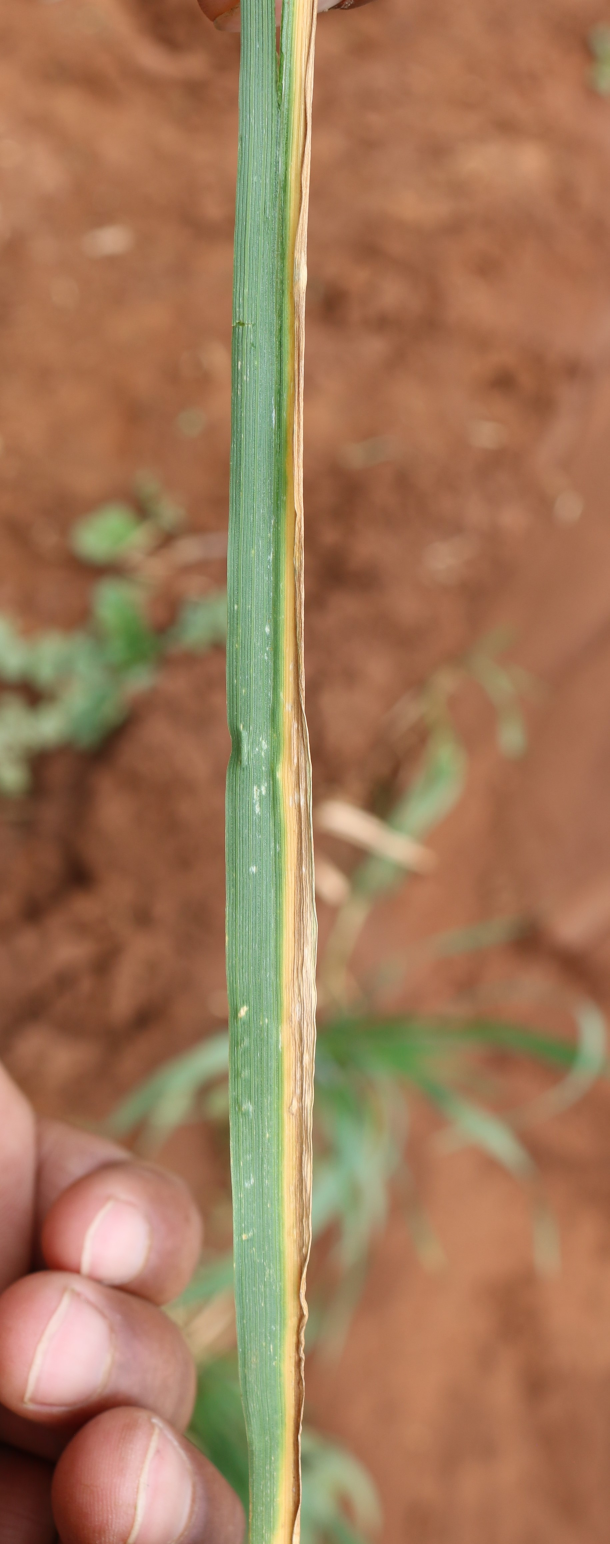
#> input picture image_detection/dataset/average/los(1).JPG, 1828 x 4632 px (shown at 1/3 size); its folder holds only this picture in this run
$ python -i app.py   (imports and definitions only)
#> lines starting #> are read from the running program, lines starting #| are printed output that depends on the picture
import streamlit as st
import cv2
import numpy as np
import os
from PIL import Image

# ------------------ CONFIG -------------------
DATASET_PATH = "dataset"
QUALITY_LABELS = ["good", "average", "bad"]
IMG_EXTENSIONS = ('.jpg', '.jpeg', '.png')

# ------------------ ORB Feature Extractor -------------------
orb = cv2.ORB_create(nfeatures=500)

def extract_orb_features(image):
    gray = cv2.cvtColor(image, cv2.COLOR_RGB2GRAY)
    keypoints, descriptors = orb.detectAndCompute(gray, None)
    return descriptors

def match_descriptors(desc1, desc2):
    bf = cv2.BFMatcher(cv2.NORM_HAMMING, crossCheck=True)
    if desc1 is None or desc2 is None:
        return 0
    matches = bf.match(desc1, desc2)
    return len(matches)

# ------------------ Prediction -------------------
def predict_quality(uploaded_img):
    uploaded_img = cv2.cvtColor(np.array(uploaded_img), cv2.COLOR_RGB2BGR)
    uploaded_desc = extract_orb_features(uploaded_img)

    best_score = -1
    predicted_quality = "Unknown"

    for quality in QUALITY_LABELS:
        quality_dir = os.path.join(DATASET_PATH, quality)
        for filename in os.listdir(quality_dir):
            if filename.lower().endswith(IMG_EXTENSIONS):
                ref_img_path = os.path.join(quality_dir, filename)
                ref_img = cv2.imread(ref_img_path)
                ref_img = cv2.resize(ref_img, (uploaded_img.shape[1], uploaded_img.shape[0]))
                ref_img = cv2.cvtColor(ref_img, cv2.COLOR_BGR2RGB)
                ref_desc = extract_orb_features(ref_img)
                match_score = match_descriptors(uploaded_desc, ref_desc)

                if match_score > best_score:
                    best_score = match_score
                    predicted_quality = quality

    return predicted_quality, best_score

# ------------------ Fallback Explanation -------------------
def generate_explanation(quality_label):
    if quality_label == "good":
        return "This crop is of good quality. It is likely to fetch a higher price in the market and indicates healthy farming practices."
    elif quality_label == "average":
        return "This crop is of average quality. It may be sold at a standard price, but improvements in farming or storage could help."
    elif quality_label == "bad":
        return "This crop is of poor quality. It could reduce the market price and may indicate issues like pest damage, improper irrigation, or storage problems."
    else:
        return "Unable to provide explanation due to unknown quality."

# ------------------ Streamlit UI -------------------
# [18 lines not run here, left out]

>>> import cv2
>>> picture = cv2.cvtColor(cv2.imread('../image_detection/dataset/average/los(1).JPG'), cv2.COLOR_BGR2RGB)
>>> result = predict_quality(picture)
#> in predict_quality, uploaded_img is the input picture: shape (4632, 1828, 3); mean B, G, R 88.2, 120.5, 160.5
#> in extract_orb_features, `gray = cv2.cvtColor(image, cv2.COLOR_RGB2GRAY)`:
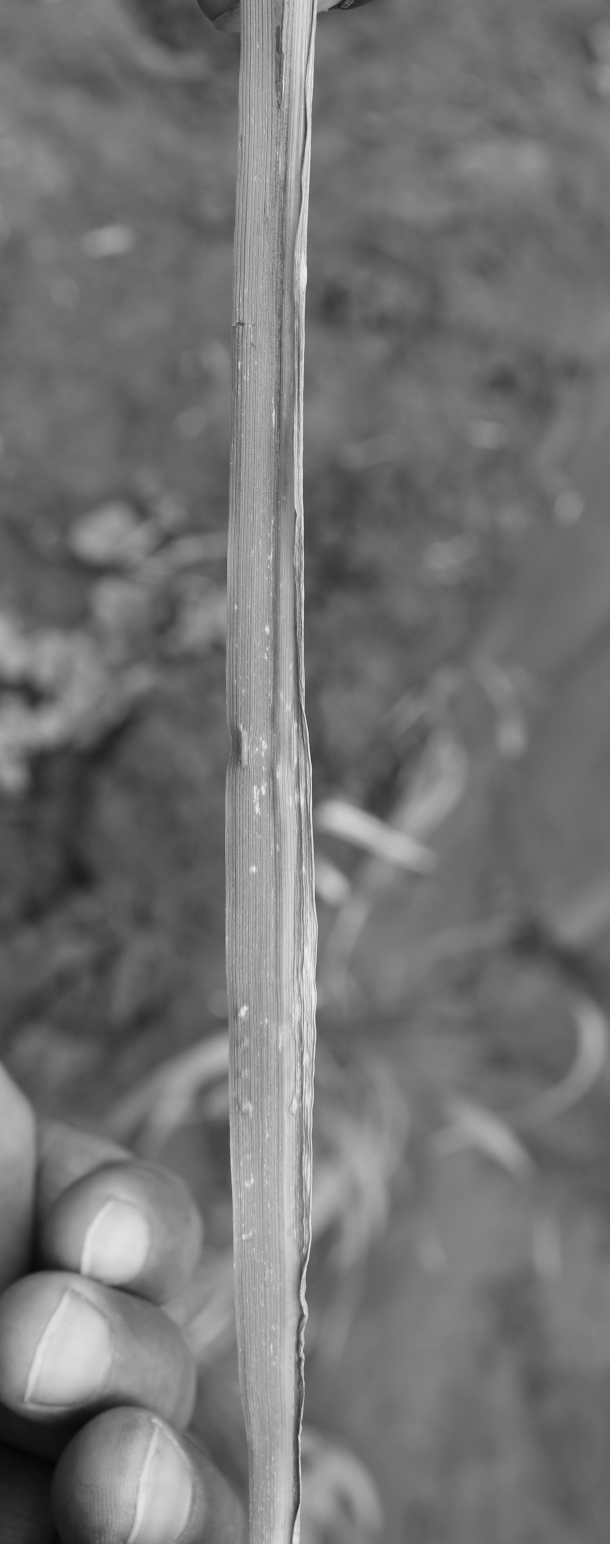
#> gray: shape (4632, 1828) (shown at 1/3 size); min 4, max 244, mean 115.5
#> in extract_orb_features, `keypoints, descriptors = orb.detectAndCompute(gray, None)`: keypoints = 500 keypoints; strongest (x, y, size): (711, 965, 31), (710, 965, 37.2), (712, 964, 53.6), (714, 963, 44.6)
#> (the run stopped early here; a loop or call above may not have finished)

$ run again, on image_detection/dataset/average/los(10).JPG
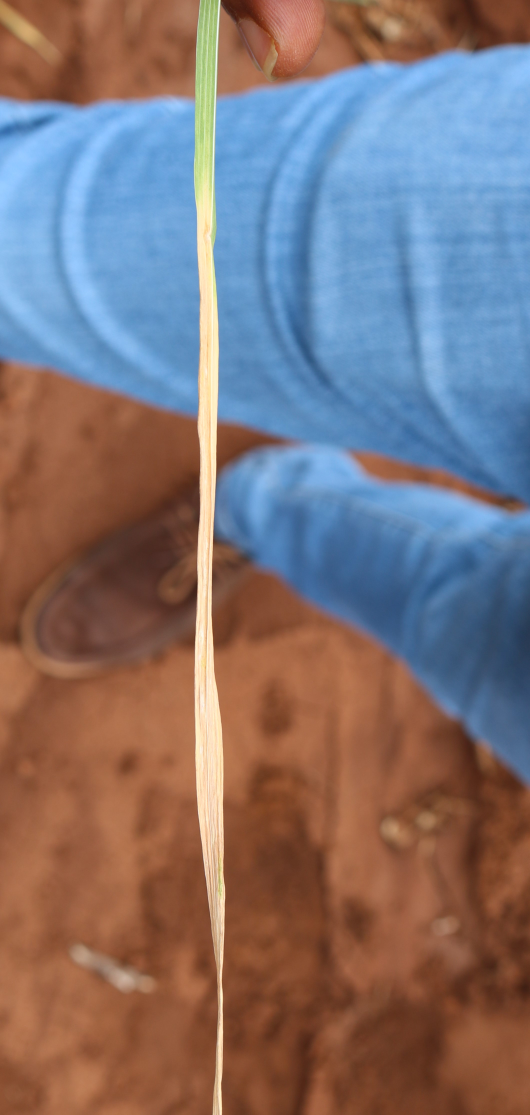
#> input picture image_detection/dataset/average/los(10).JPG, 2120 x 4459 px (shown at 1/4 size)
#> in predict_quality, uploaded_img is the input picture: shape (4459, 2120, 3); mean B, G, R 117.3, 114.8, 128.1
#> in extract_orb_features, `gray = cv2.cvtColor(image, cv2.COLOR_RGB2GRAY)`:
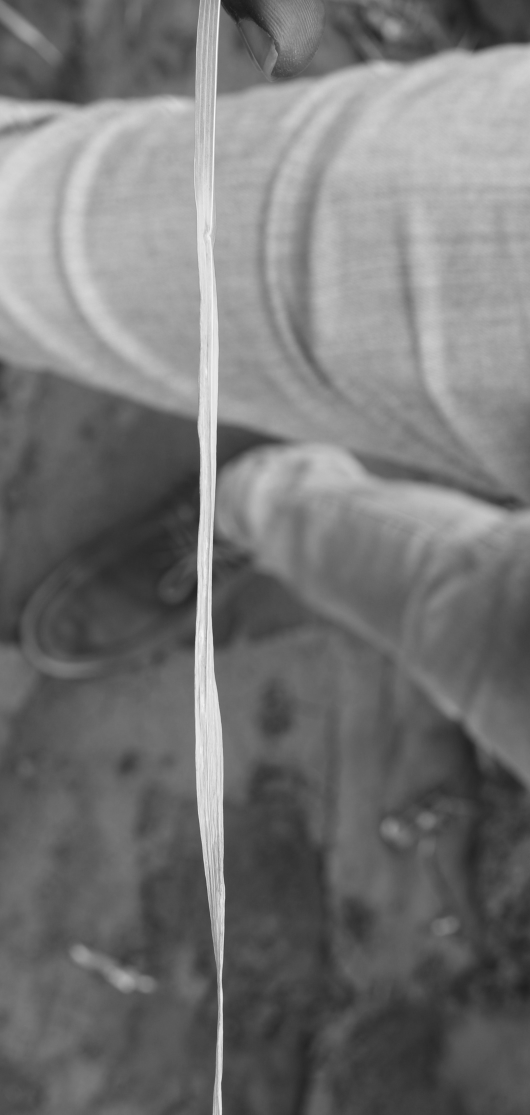
#> gray: shape (4459, 2120) (shown at 1/4 size); min 25, max 253, mean 117.1
#> keypoints = 117 keypoints; strongest (x, y, size): (879, 4087, 31), (878, 4087, 37.2), (878, 4088, 44.6), (1080, 145, 31)

$ run again, on image_detection/dataset/average/los(11).JPG
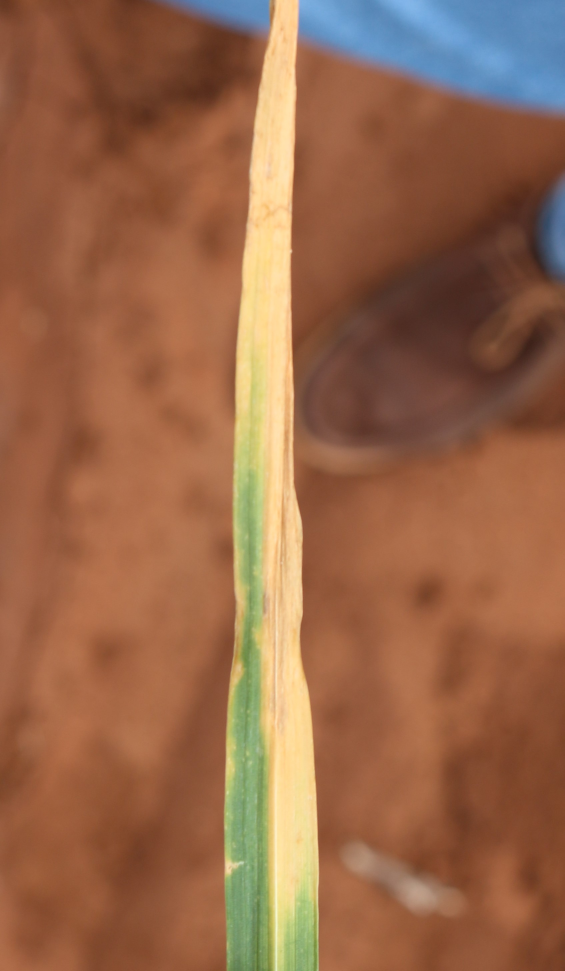
#> input picture image_detection/dataset/average/los(11).JPG, 1693 x 2913 px (shown at 1/3 size)
#> in predict_quality, uploaded_img is the input picture: shape (2913, 1693, 3); mean B, G, R 74.3, 103.4, 151.4
#> in extract_orb_features, `gray = cv2.cvtColor(image, cv2.COLOR_RGB2GRAY)`:
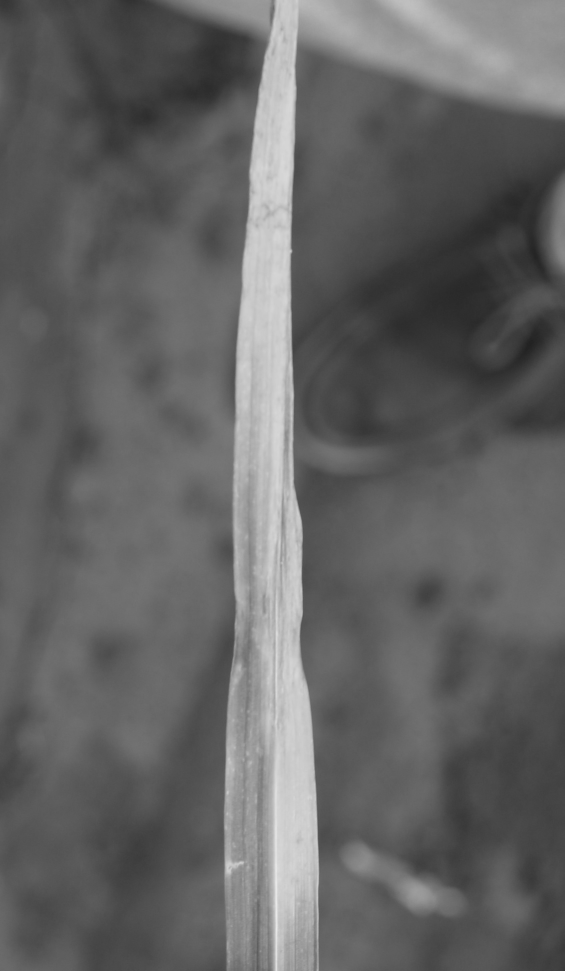
#> gray: shape (2913, 1693) (shown at 1/3 size); min 33, max 235, mean 100.2
#> keypoints = 25 keypoints; strongest (x, y, size): (873, 753, 64.3), (873, 751, 77.1), (872, 752, 92.6), (871, 752, 111.1)

$ run again, on image_detection/dataset/average/los(12).JPG
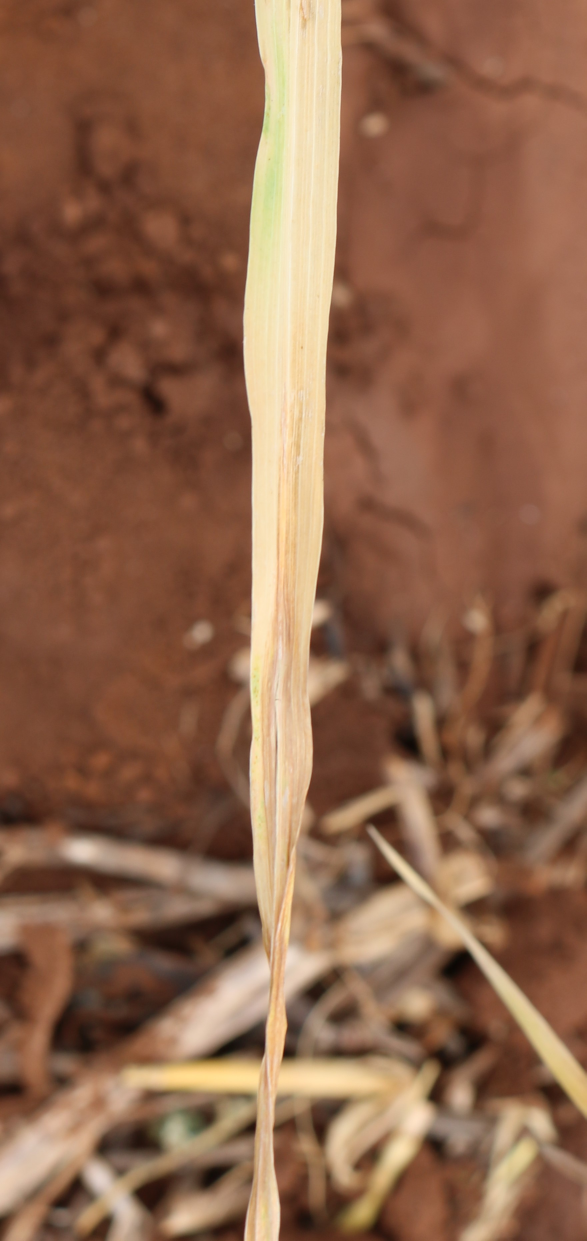
#> input picture image_detection/dataset/average/los(12).JPG, 1759 x 3722 px (shown at 1/3 size)
#> in predict_quality, uploaded_img is the input picture: shape (3722, 1759, 3); mean B, G, R 75.9, 100.9, 141.8
#> in extract_orb_features, `gray = cv2.cvtColor(image, cv2.COLOR_RGB2GRAY)`:
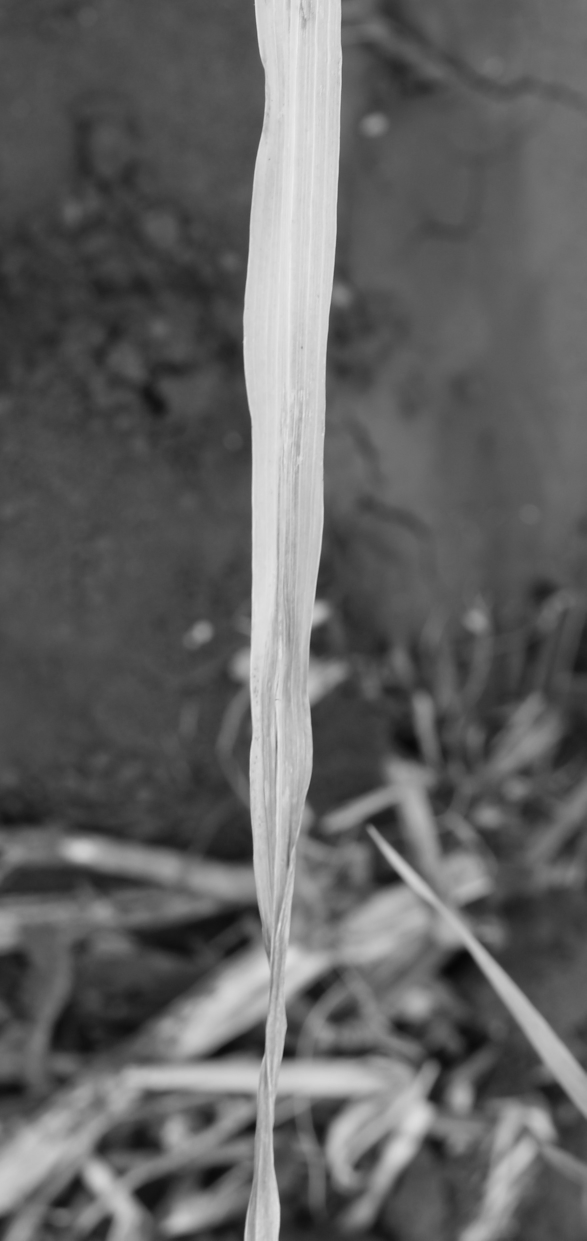
#> gray: shape (3722, 1759) (shown at 1/3 size); min 6, max 238, mean 98.1
#> keypoints = 72 keypoints; strongest (x, y, size): (849, 3175, 111.1), (848, 3177, 92.6), (849, 3178, 77.1), (950, 1792, 111.1)
